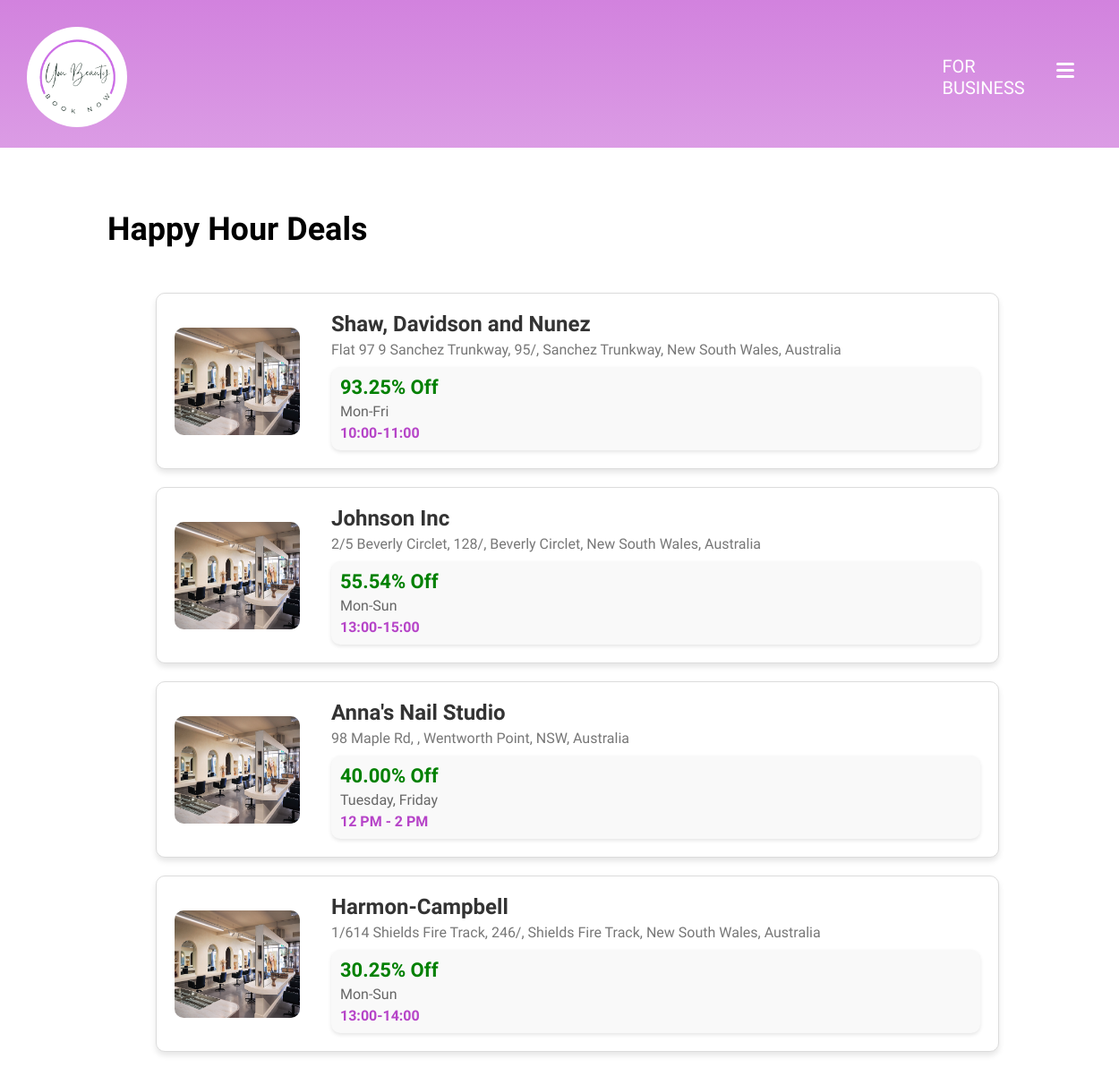
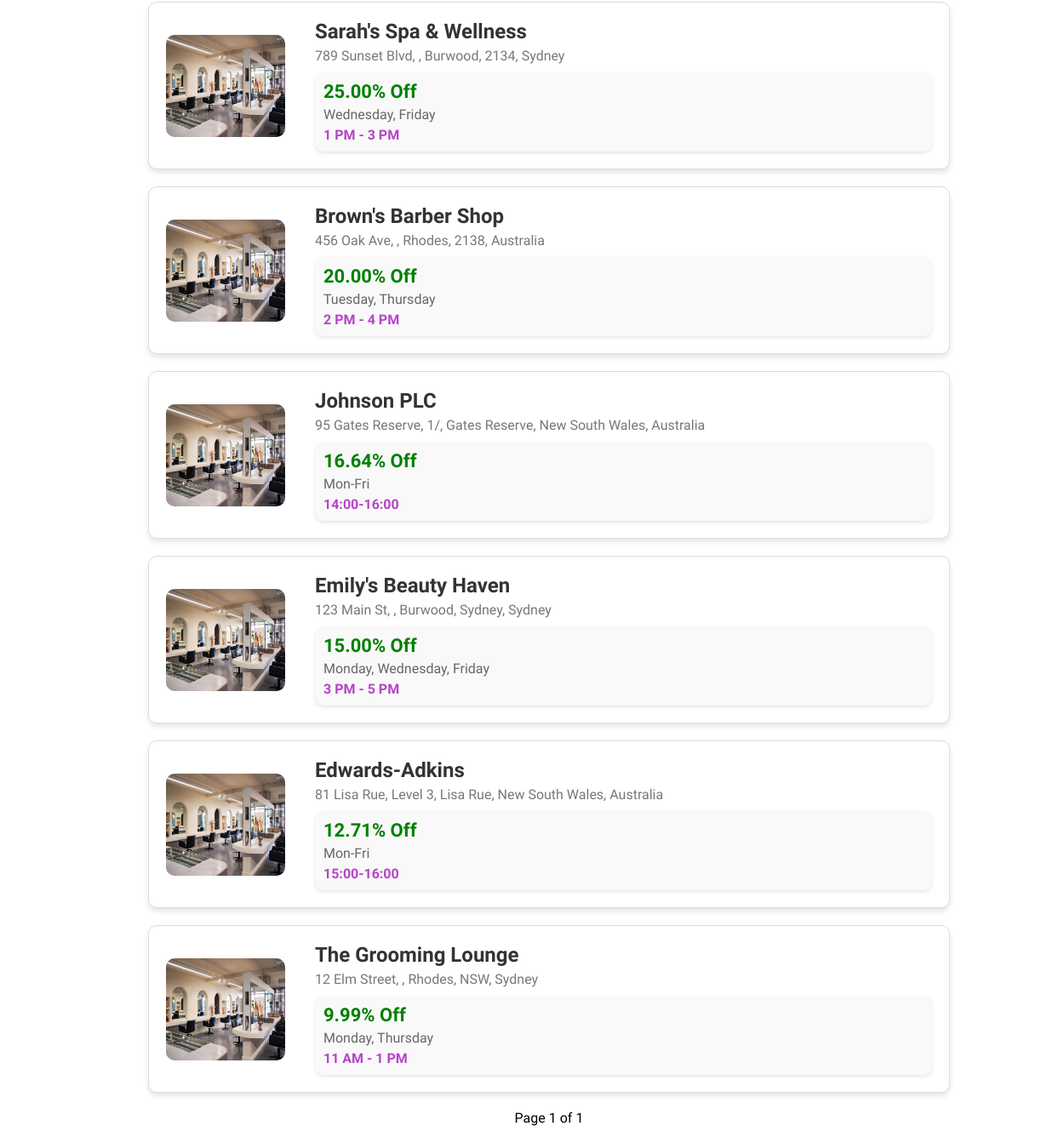
Page /happy-hour-deals on the earlier database version (2 pictures, top to bottom).
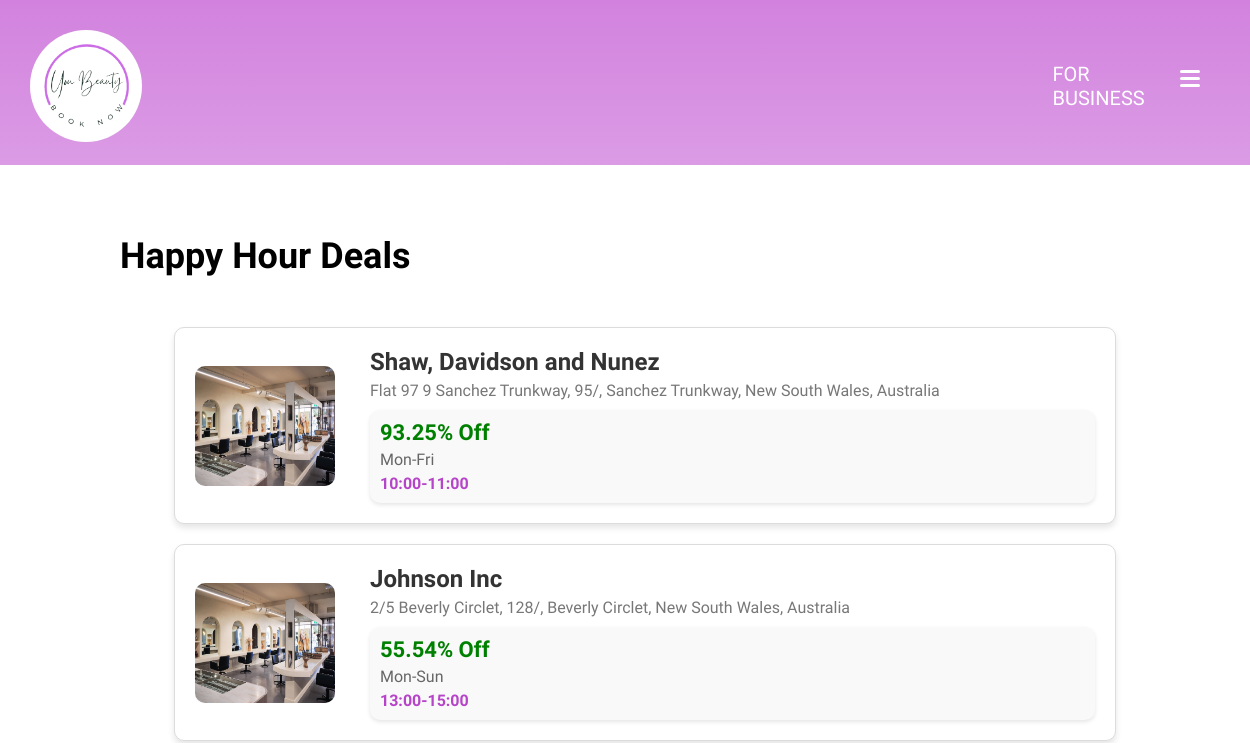
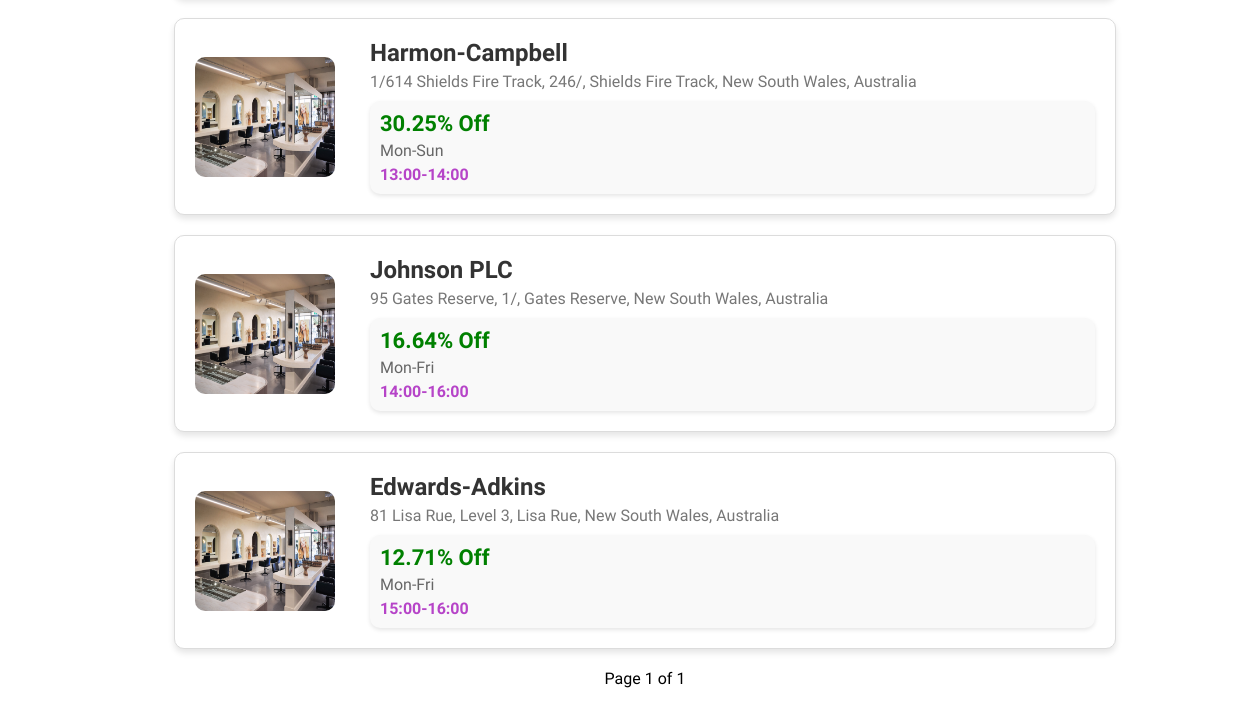
Same page on the later database version (2 pictures, top to bottom).
### salons/models.py (models this page shows, shortened)
class SalonInfo(models.Model):
    salon_name = models.CharField(max_length=255)
    salon_address = models.OneToOneField(SalonAddress, on_delete=models.CASCADE)
    salon_photo = models.ImageField(upload_to='salon_photos/', blank=True, null=True)
    salon_openingtime = models.TimeField()
    salon_closingtime = models.TimeField()
    happyhour_times = models.CharField(max_length=255)
    happyhour_days = models.CharField(max_length=255)
    happyhour_discount = models.DecimalField(max_digits=5, decimal_places=2)

class SalonAddress(models.Model):
    address_line1 = models.CharField(max_length=255)
    address_line2 = models.CharField(max_length=255, blank=True, null=True)
    suburb = models.CharField(max_length=100, default="")
    state = models.CharField(max_length=100)
    postcode = models.CharField(max_length=10)
    country = models.CharField(max_length=100)
    def __str__(self):
        return f'{self.address_line1}, {self.address_line2}, {self.suburb}, {self.state}, {self.country}'

### customers/views.py (the view)
# urls.py: path('happy-hour-deals', views.HappyHourView, name='happy_hour'),
def HappyHourView(request):
    salons = SalonInfo.objects.filter(happyhour_discount__isnull=False).order_by('-happyhour_discount')
    paginator = Paginator(salons, 10)
    page_number = request.GET.get('page', 1) # find the current page number, default is 1
    salon_page = paginator.get_page(page_number)
    return render(request, 'happy_hour.html', {'salons': salon_page})

### accounts/context_processors.py (called while the page is built, shortened)
def global_variable(request):
    is_authenticated_customer = False
    is_authenticated_salon_owner = False
    current_user = request.user
    print(f"{current_user} is authenticated salon_owner: {is_authenticated_salon_owner}")
    return {
        "is_authenticated_customer": is_authenticated_customer,
        "is_authenticated_salon_owner": is_authenticated_salon_owner,
    }

### templates/happy_hour.html (shortened to what this page needs)
{% extends "base.html" %}
{% load static %}
{% block content %}
<head>
    <link rel="stylesheet" type="text/css" href="{% static 'css/happy-hour.css' %}">
</head>
<div class="top-bar"></div>
<div class="happy-hour-container">
    <h1>Happy Hour Deals</h1>
    <div class="happy-hour-cards-container">
        {% for salon in salons %}
        <a href="{% url 'salons:salon_page' salon.id %}">
            <div class="happy-hour-card">
                <img src="{% if salon.salon_photo %}{{ salon.salon_photo.url }}{% else %}{% static 'design/salon-image.jpg' %}{% endif %}"
                 alt="Salon Image" class="happy-hour-image">
                <div class="happy-hour-details">
                    <h2>{{ salon.salon_name }}</h2>
                    <p>{{ salon.salon_address }}</p>
                    <div class="happy-hour-highlight">
                        <span class="happy-hour-discount">{{ salon.happyhour_discount }}% Off</span>
                        <span class="happy-hour-days">{{ salon.happyhour_days }}</span>
                        <span class="happy-hour-times">{{ salon.happyhour_times }}</span>
                    </div>
                </div>
            </div>
        </a>
        {% endfor %}
        <div class="pagination">
            <span class="step-links">
                <span class="current">Page {{ salons.number }} of {{ salons.paginator.num_pages }}</span>
            </span>
        </div>
    </div>
</div>
{% endblock %}

Differences in the rows shown:
removed SalonInfo: salon_name "Anna's Nail Studio", salon_address "98 Maple Rd, , Wentworth Point, NSW, Australia", happyhour_discount "40.00", happyhour_days "Tuesday, Friday", happyhour_times "12 PM - 2 PM"
removed SalonInfo: salon_name "Sarah's Spa & Wellness", salon_address "789 Sunset Blvd, , Burwood, 2134, Sydney", happyhour_discount "25.00", happyhour_days "Wednesday, Friday", happyhour_times "1 PM - 3 PM"
removed SalonInfo: salon_name "Brown's Barber Shop", salon_address "456 Oak Ave, , Rhodes, 2138, Australia", happyhour_discount "20.00", happyhour_days "Tuesday, Thursday", happyhour_times "2 PM - 4 PM"
removed SalonInfo: salon_name "Emily's Beauty Haven", salon_address "123 Main St, , Burwood, Sydney, Sydney", happyhour_discount "15.00", happyhour_days "Monday, Wednesday, Friday", happyhour_times "3 PM - 5 PM"
removed SalonInfo: salon_name "The Grooming Lounge", salon_address "12 Elm Street, , Rhodes, NSW, Sydney", happyhour_discount "9.99", happyhour_days "Monday, Thursday", happyhour_times "11 AM - 1 PM"
